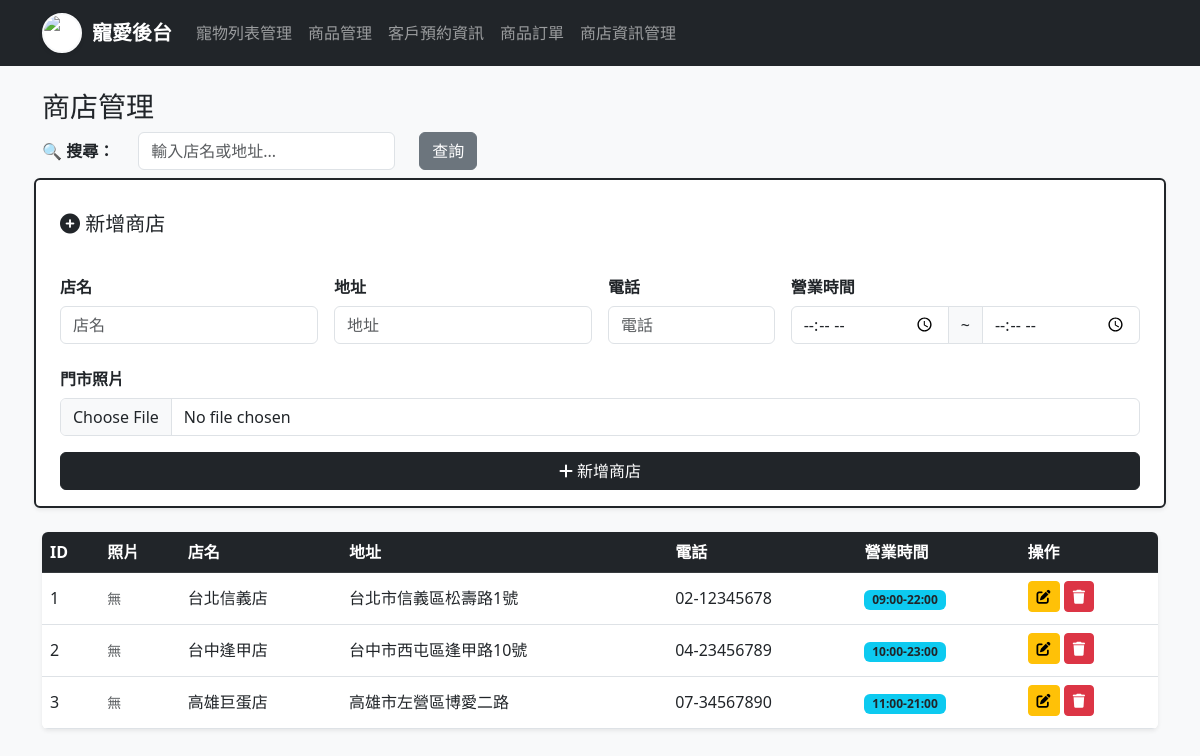
The app's page /store_mngt.php with its own data.
### tables this page shows
CREATE TABLE STORE (
  storeID int(11) NOT NULL AUTO_INCREMENT,
  storeName varchar(50) NOT NULL,
  address varchar(100) DEFAULT NULL,
  Phone varchar(20) DEFAULT NULL,
  worktime varchar(50) DEFAULT NULL,
  PRIMARY KEY (`storeID`)
);

### store_mngt.php (the view, shortened to what this page needs)
<?php
include 'db_connect.php';
$editData = null;
$open_val = '';
$close_val = '';
$searchKeyword = '';
$sql_query = "SELECT * FROM STORE";
?>
<!DOCTYPE html>
<html lang="zh-TW">
<head>
    <link href="https://cdn.jsdelivr.net/npm/bootstrap@5.3.0/dist/css/bootstrap.min.css" rel="stylesheet">
    <link rel="stylesheet" href="https://cdnjs.cloudflare.com/ajax/libs/font-awesome/6.0.0/css/all.min.css">
</head>
<body class="bg-light">
    <?php include 'navbar.php'; ?>
    <div class="container mt-4">
        <h3>商店管理</h3>
        <form method="get" class="row mb-4 align-items-center">
            <div class="col-auto">
                <label class="col-form-label fw-bold">🔍 搜尋：</label>
            </div>
            <div class="col-auto">
                <input type="text" name="search" class="form-control" placeholder="輸入店名或地址..."
                       value="<?php echo htmlspecialchars($searchKeyword); ?>">
            </div>
            <div class="col-auto">
                <button type="submit" class="btn btn-secondary">查詢</button>
            </div>
        </form>
        <form method="post" enctype="multipart/form-data" class="row g-3 mb-4 bg-white p-3 rounded shadow-sm border border-dark border-2">
            <h5 class="text-dark mb-3">
                <?php echo $editData ? '<i class="fas fa-edit"></i> 編輯商店資料' : '<i class="fas fa-plus-circle"></i> 新增商店'; ?>
            </h5>
            <div class="col-md-3">
                <label class="col-form-label fw-bold">店名</label>
                <input type="text" name="storeName" class="form-control" placeholder="店名" required
                       value="<?php echo $editData['storeName'] ?? ''; ?>">
            </div>
            <div class="col-md-3">
                <label class="col-form-label fw-bold">地址</label>
                <input type="text" name="address" class="form-control" placeholder="地址"
                       value="<?php echo $editData['address'] ?? ''; ?>">
            </div>
            <div class="col-md-2">
                <label class="col-form-label fw-bold">電話</label>
                <input type="text" name="Phone" class="form-control" placeholder="電話"
                       value="<?php echo $editData['Phone'] ?? ''; ?>">
            </div>
            <div class="col-md-4">
                <label class="col-form-label fw-bold">營業時間</label>
                <div class="input-group">
                    <input type="time" name="open_time" class="form-control" required
                           value="<?php echo $open_val; ?>">
                    <span class="input-group-text">~</span>
                    <input type="time" name="close_time" class="form-control" required
                           value="<?php echo $close_val; ?>">
                </div>
            </div>
            <div class="col-md-12">
                <label class="col-form-label fw-bold">門市照片</label>
                <input type="file" name="storeImage" class="form-control" accept="image/*">
            </div>
            <div class="col-12 mt-3">
                <button type="submit" name="save" class="btn <?php echo $editData ? 'btn-dark-custom' : 'btn-dark-custom'; ?> w-100">
                    <?php echo $editData ? '<i class="fas fa-check"></i> 確認修改' : '<i class="fas fa-plus"></i> 新增商店'; ?>
                </button>
            </div>
        </form>
        <table class="table table-hover bg-white shadow-sm align-middle rounded overflow-hidden">
            <thead class="table-dark">
                <tr>
                    <th>ID</th>
                    <th>照片</th>
                    <th>店名</th>
                    <th>地址</th>
                    <th>電話</th>
                    <th>營業時間</th>
                    <th>操作</th>
                </tr>
            </thead>
            <tbody>
                <?php
                $res = $conn->query($sql_query);
                if ($res && $res->num_rows > 0) {
                    while ($row = $res->fetch_assoc()) {
                        $imgHtml = "<span class='text-muted small'>無</span>";
                        $showName = $row['storeName'];
                        $showAddr = $row['address'];
                        echo "<tr>
                                <td>{$row['storeID']}</td>
                                <td>{$imgHtml}</td>
                                <td>{$showName}</td>
                                <td>{$showAddr}</td>
                                <td>{$row['Phone']}</td>
                                <td><span class='badge bg-info text-dark'>{$row['worktime']}</span></td>
                                <td>
                                    <a href='?edit={$row['storeID']}' class='btn btn-warning btn-sm mb-1'><i class='fas fa-edit'></i></a>
                                    <a href='?del={$row['storeID']}' class='btn btn-danger btn-sm mb-1' onclick='return confirm(\"確定刪除嗎？\")'><i class='fas fa-trash'></i></a>
                                </td>
                              </tr>";
                    }
                } else {
                    echo "<tr><td colspan='7' class='text-center text-muted p-4'>沒有找到相關資料</td></tr>";
                }
                ?>
            </tbody>
        </table>
    </div>
</body>
</html>

### store_mngt.php (style rules this page uses)
.btn-dark-custom { background-color: #212529; color: white; border-color: #212529; }

### records on screen
store: storeID "1", storeName "台北信義店", address "台北市信義區松壽路1號", Phone "02-12345678", worktime "09:00-22:00"
store: storeID "2", storeName "台中逢甲店", address "台中市西屯區逢甲路10號", Phone "04-23456789", worktime "10:00-23:00"
store: storeID "3", storeName "高雄巨蛋店", address "高雄市左營區博愛二路", Phone "07-34567890", worktime "11:00-21:00"
